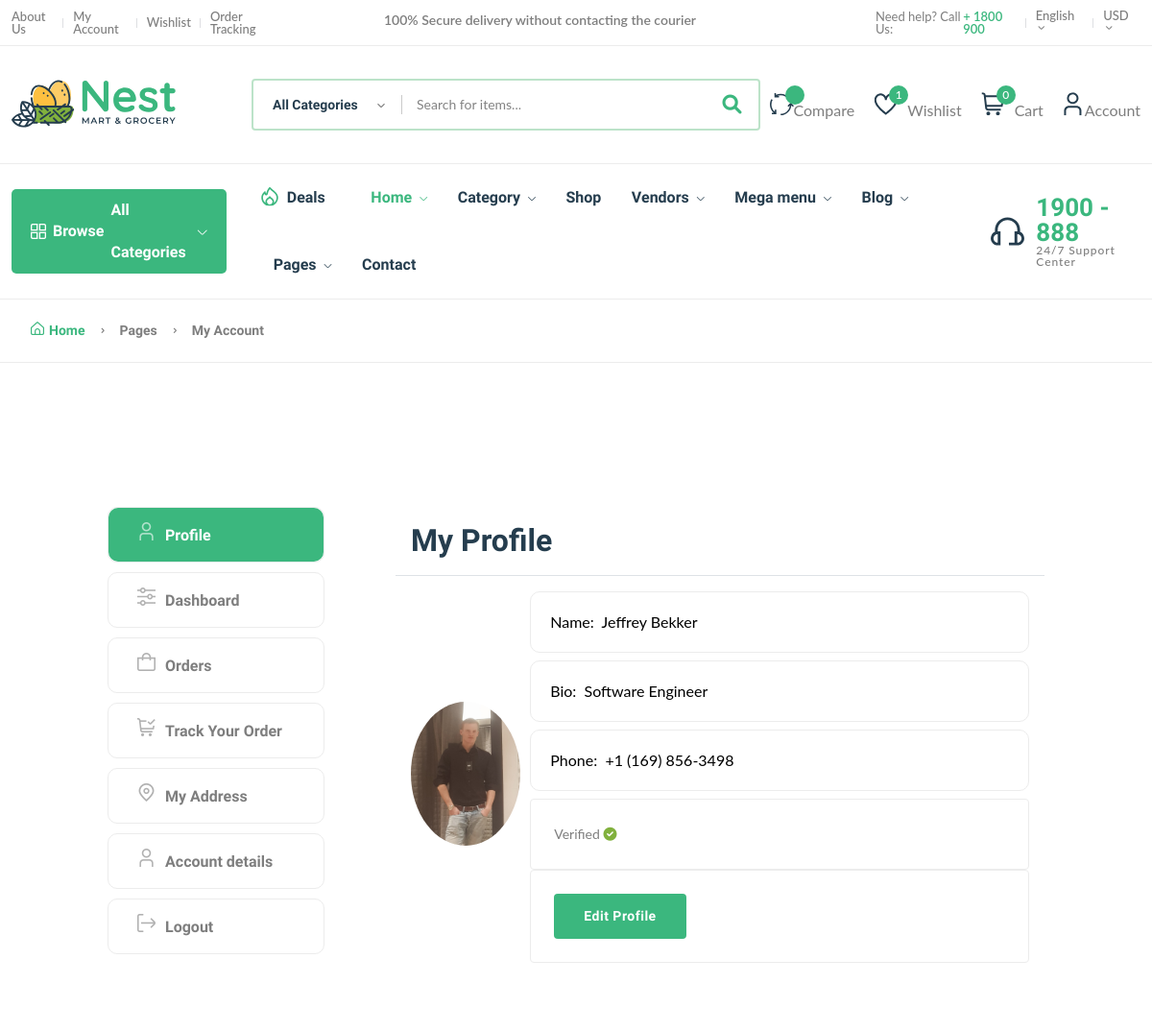
The page /dashboard/ (signed in, upper part) on the database as committed earlier.
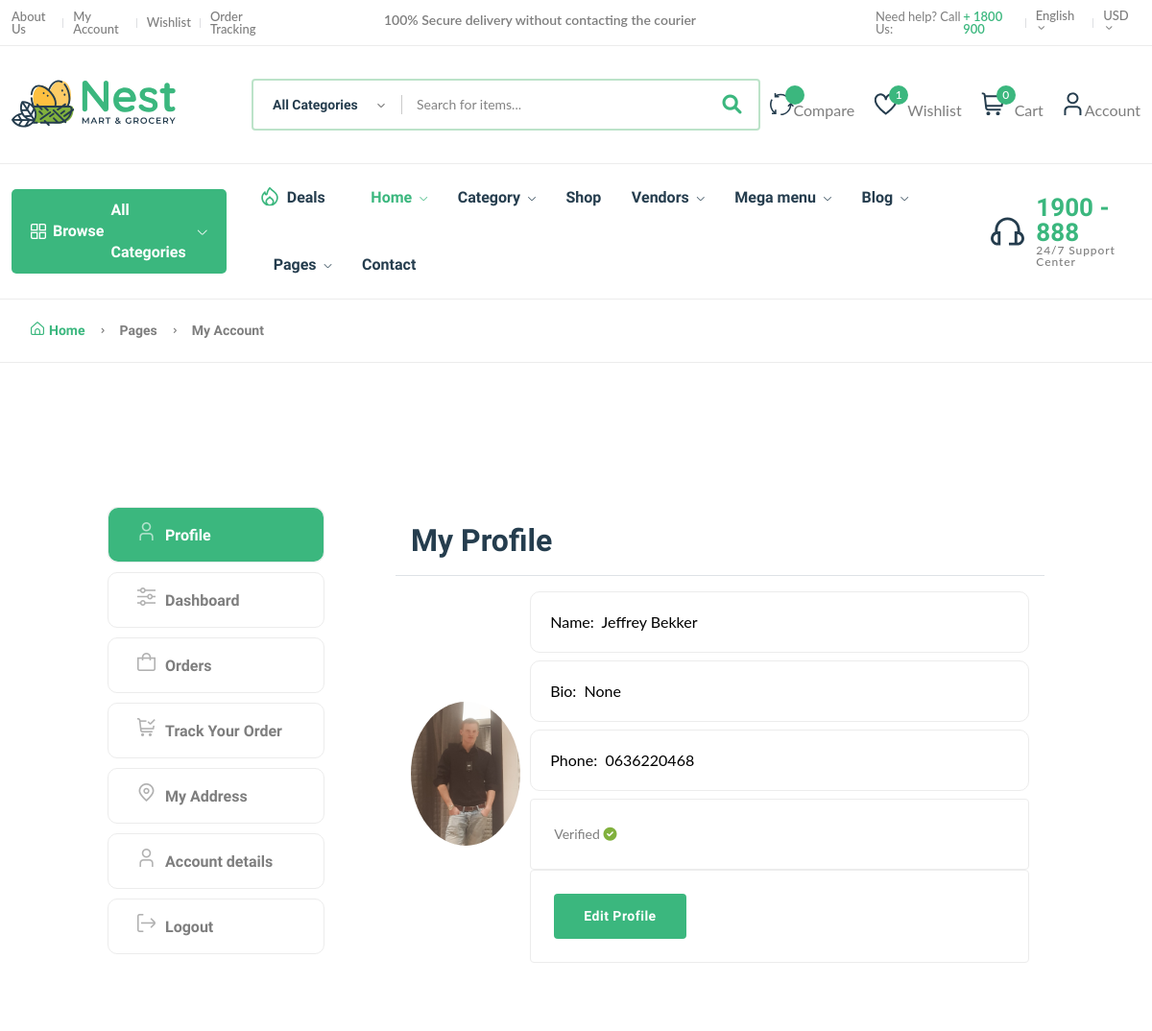
The same page on the database as committed later.
### userauths/models.py (models this page shows, shortened)
class Profile(models.Model):
    user = models.OneToOneField(User, on_delete=models.CASCADE)
    image = models.ImageField(upload_to='image')
    full_name = models.CharField(max_length=200)
    bio = models.CharField(max_length=200, null=True, blank=True)
    phone = models.CharField(max_length=200)
    address = models.CharField(max_length=200, null=True, blank=True)
    country = models.CharField(max_length=200, null=True, blank=True)
    verified = models.BooleanField(default=False)

### core/views.py (the view, shortened to what this page needs)
# urls.py: path("dashboard/", customer_dashboard, name="dashboard"),
@login_required
def customer_dashboard(request):
    orders_list = CartOrder.objects.filter(user=request.user).order_by("-id")
    address = Address.objects.filter(user=request.user)
    profile = Profile.objects.get(user=request.user)
    orders = CartOrder.objects.annotate(month=ExtractMonth("order_date")).values("month").annotate(count=Count("id")).values("month", "count")
    month = []
    total_orders = []
    for i in orders:
        month.append(calendar.month_name[i['month']])
        total_orders.append(i['count'])
    context = {
        "profile": profile,
        "orders_list": orders_list,
        "orders": orders,
        "month": month,
        "total_orders": total_orders,
        "address": address,
    }
    return render(request, 'core/dashboard.html', context)

### templates/core/dashboard.html (shortened to what this page needs)
{% extends 'core/partials/base.html' %}
{% load static %}
{% block content %}
    <main class="main pages">
        <div class="page-header breadcrumb-wrap">
            <div class="container">
                <div class="breadcrumb">
                    <a href="index.html" rel="nofollow"><i class="fi-rs-home mr-5"></i>Home</a>
                    <span></span> Pages <span></span> My Account
                </div>
            </div>
        </div>
        <div class="page-content pt-150 pb-150">
            <div class="container">
                <div class="row">
                    <div class="col-lg-10 m-auto">
                        <div class="row">
                            <div class="col-md-3">
                                <div class="dashboard-menu">
                                    <ul class="nav flex-column" role="tablist">
                                        <li class="nav-item">
                                            <a class="nav-link active" id="profile-tab" data-bs-toggle="tab" href="#profile" role="tab" aria-controls="profile" aria-selected="false"><i class="fi-rs-user mr-10"></i>Profile</a>
                                        </li>
                                        <li class="nav-item">
                                            <a class="nav-link" id="dashboard-tab" data-bs-toggle="tab" href="#dashboard" role="tab" aria-controls="dashboard" aria-selected="false"><i class="fi-rs-settings-sliders mr-10"></i>Dashboard</a>
                                        </li>
                                        <li class="nav-item">
                                            <a class="nav-link" id="orders-tab" data-bs-toggle="tab" href="#orders" role="tab" aria-controls="orders" aria-selected="false"><i class="fi-rs-shopping-bag mr-10"></i>Orders</a>
                                        </li>
                                        <li class="nav-item">
                                            <a class="nav-link" id="track-orders-tab" data-bs-toggle="tab" href="#track-orders" role="tab" aria-controls="track-orders" aria-selected="false"><i class="fi-rs-shopping-cart-check mr-10"></i>Track Your Order</a>
                                        </li>
                                        <li class="nav-item">
                                            <a class="nav-link" id="address-tab" data-bs-toggle="tab" href="#address" role="tab" aria-controls="address" aria-selected="true"><i class="fi-rs-marker mr-10"></i>My Address</a>
                                        </li>
                                        <li class="nav-item">
                                            <a class="nav-link" id="account-detail-tab" data-bs-toggle="tab" href="#account-detail" role="tab" aria-controls="account-detail" aria-selected="true"><i class="fi-rs-user mr-10"></i>Account details</a>
                                        </li>
                                        <li class="nav-item">
                                            <a class="nav-link" href="page-login.html"><i class="fi-rs-sign-out mr-10"></i>Logout</a>
                                        </li>
                                    </ul>
                                </div>
                            </div>
                            <div class="col-md-9">
                                <div class="tab-content account dashboard-content pl-50">
                                    <div class="tab-pane fade active show" id="profile" role="tabpanel" aria-labelledby="profile-tab">
                                        <div class="card">
                                            <div class="card-header border-bottom">
                                                <h3 class="mb-0">My Profile</h3>
                                            </div>
                                            <div class="card-body mb-2" style="display: flex; align-items: center; gap: 10px;">
                                                <div>
                                                    {% if profile.image %}
                                                    <span><img src="{{ profile.image.url }}" style="width: 150px; object-fit: cover; border-radius: 50%; height: 150px;"></span>
                                                    {% else %}
                                                    <span><img src="https://cdn.pixabay.com/photo/2015/10/05/22/37/blank-profile-picture-973460_1280.png" style="width: 150px; object-fit: cover; border-radius: 50%; height: 150px;"></span>
                                                    {% endif %}
                                                </div>
                                                <div>
                                                    <span><input class="mb-2" type="text" value="Name:  {{ profile.full_name|title }}"></span>
                                                    <span><input class="mb-2" type="text" value="Bio:  {{ profile.bio|title }}"></span>
                                                    <span><input class="mb-2" type="text" value="Phone:  {{ profile.phone|title }}"></span>
                                                    {% if profile.verified == True %}
                                                    <div class="p-4 border rounded">
                                                        <span>Verified <i class="fas fa-check-circle text-success"></i></span>
                                                    </div>
                                                    {% else %}
                                                    <div class="p-4 border rounded">
                                                        <span>Not verified <i class="fa fa-times-circle text-danger"></i></span>
                                                    </div>
                                                    {% endif %}
                                                    <div class="p-4 border rounded">
                                                        <a href="{% url 'userauths:profile-update' %}" class="btn btn-success">Edit Profile</a>
                                                    </div>
                                                </div>
                                            </div>
                                        </div>
                                    </div>
                                </div>
                            </div>
                        </div>
                    </div>
                </div>
            </div>
        </div>
    </main>
{% endblock content %}

### templates/core/partials/base.html (shortened to what this page needs)
{% load static %}
<!DOCTYPE html>
<html class="no-js" lang="en">
<head>
    <link rel="stylesheet" href="{% static 'assets/css/plugins/slider-range.css' %}" />
    <link rel="stylesheet" href="/static/assets/css/main.css?v=5.5" />
    <link href="https://cdnjs.cloudflare.com/ajax/libs/font-awesome/5.13.0/css/all.min.css" rel="stylesheet">
    <link rel="stylesheet" href="https://cdnjs.cloudflare.com/ajax/libs/font-awesome/6.0.0/css/all.min.css" />
</head>
<body>
    <header class="header-area header-style-1 header-height-2">
        <div class="header-top header-top-ptb-1 d-none d-lg-block">
            <div class="container">
                <div class="row align-items-center">
                    <div class="col-xl-3 col-lg-4">
                        <div class="header-info">
                            <ul>
                                <li><a href="page-about.htlm">About Us</a></li>
                                <li><a href="page-account.html">My Account</a></li>
                                <li><a href="shop-wishlist.html">Wishlist</a></li>
                                <li><a href="shop-order.html">Order Tracking</a></li>
                            </ul>
                        </div>
                    </div>
                    <div class="col-xl-6 col-lg-4">
                        <div class="text-center">
                            <div id="news-flash" class="d-inline-block">
                                <ul>
                                    <li>100% Secure delivery without contacting the courier</li>
                                </ul>
                            </div>
                        </div>
                    </div>
                    <div class="col-xl-3 col-lg-4">
                        <div class="header-info header-info-right">
                            <ul>
                                <li>Need help? Call Us: <strong class="text-brand"> + 1800 900</strong></li>
                                <li>
                                    <a class="language-dropdown-active" href="#">English <i class="fi-rs-angle-small-down"></i></a>
                                </li>
                                <li>
                                    <a class="language-dropdown-active" href="#">USD <i class="fi-rs-angle-small-down"></i></a>
                                </li>
                            </ul>
                        </div>
                    </div>
                </div>
            </div>
        </div>
        <div class="header-middle header-middle-ptb-1 d-none d-lg-block">
            <div class="container">
                <div class="header-wrap">
                    <div class="logo logo-width-1">
                        <a href="{% url 'core:index' %}"><img src="{% static 'assets/imgs/theme/logo.svg' %}" alt="logo" /></a>
                    </div>
                    <div class="header-right">
                        <div class="search-style-2">
                            <form action="{% url 'core:search' %}" method="GET">
                                <input type="text" placeholder="Search for items..." name="q"/>
                                <button class="fas fa-search"></button>
                            </form>
                        </div>
                        <div class="header-action-right">
                            <div class="header-action-2">
                                <div class="header-action-icon-2">
                                    <a href="shop-compare.html">
                                        <img class="svgInject" alt="Nest" src="{% static 'assets/imgs/theme/icons/icon-compare.svg' %}" />
                                        <span class="pro-count blue"></span>
                                    </a>
                                    <a href="shop-compare.html"><span class="lable ml-0">Compare</span></a>
                                </div>
                                <div class="header-action-icon-2">
                                    <a href="{% url 'core:wishlist' %}">
                                        <img class="svgInject" alt="Nest" src="{% static 'assets/imgs/theme/icons/icon-heart.svg' %}" />
                                        <span class="pro-count blue">{{ wishlist.count }}</span>
                                    </a>
                                    <a href="{% url 'core:wishlist' %}"><span class="lable">Wishlist</span></a>
                                </div>
                                <div class="header-action-icon-2">
                                    <a class="mini-cart-icon" href="{% url 'core:cart' %}">
                                        <img alt="Nest" src="{% static 'assets/imgs/theme/icons/icon-cart.svg' %}" />
                                        <span class="pro-count blue cart-items-count">{{ request.session.cart_data_obj|length }}</span>
                                    </a>
                                    <a href="{% url 'core:cart' %}"><span class="lable">Cart</span></a>
                                </div>
                                <div class="header-action-icon-2">
                                    <a href="page-account.html">
                                        <img class="svgInject" alt="Nest" src="{% static 'assets/imgs/theme/icons/icon-user.svg' %}" />
                                    </a>
                                    <a href="page-account.html"><span class="lable ml-0">Account</span></a>
                                </div>
                            </div>
                        </div>
                    </div>
                </div>
            </div>
        </div>
        <div class="header-bottom header-bottom-bg-color sticky-bar">
            <div class="container">
                <div class="header-wrap header-space-between position-relative">
                    <div class="header-nav d-none d-lg-flex">
                        <div class="main-categori-wrap d-none d-lg-block">
                            <a class="categories-button-active" href="#">
                                <span class="fi-rs-apps"></span> <span class="et">Browse</span> All Categories
                                <i class="fi-rs-angle-down"></i>
                            </a>
                        </div>
                        <div class="main-menu main-menu-padding-1 main-menu-lh-2 d-none d-lg-block font-heading">
                            <nav>
                                <ul>
                                    <li class="hot-deals"><img src="{% static 'assets/imgs/theme/icons/icon-hot.svg' %}" alt="hot deals" /><a href="shop-grid-right.html">Deals</a></li>
                                    <li>
                                        <a class="active" href="index.html">Home <i class="fi-rs-angle-down"></i></a>
                                    </li>
                                    <li>
                                        <a href="shop-grid-right.html">Category <i class="fi-rs-angle-down"></i></a>
                                    </li>
                                    <li>
                                        <a href="{% url 'core:product-list' %}">Shop</a>
                                    </li>
                                    <li>
                                        <a href="#">Vendors <i class="fi-rs-angle-down"></i></a>
                                    </li>
                                    <li class="position-static">
                                        <a href="#">Mega menu <i class="fi-rs-angle-down"></i></a>
                                    </li>
                                    <li>
                                        <a href="blog-category-grid.html">Blog <i class="fi-rs-angle-down"></i></a>
                                    </li>
                                    <li>
                                        <a href="#">Pages <i class="fi-rs-angle-down"></i></a>
                                    </li>
                                    <li>
                                        <a href="page-contact.html">Contact</a>
                                    </li>
                                </ul>
                            </nav>
                        </div>
                    </div>
                    <div class="hotline d-none d-lg-flex">
                        <img src="{% static 'assets/imgs/theme/icons/icon-headphone.svg' %}" alt="hotline" />
                        <p>1900 - 888<span>24/7 Support Center</span></p>
                    </div>
                </div>
            </div>
        </div>
    </header>
    {% block content %}
    {% endblock content %}
</body>
</html>

Rows that differ between the two databases and show on the page:
changed Profile "Name: Jeffrey Bekker": bio "Bio: Software Engineer" → "Bio: None"; phone "Phone: +1 (169) 856-3498" → "Phone: 0636220468"
